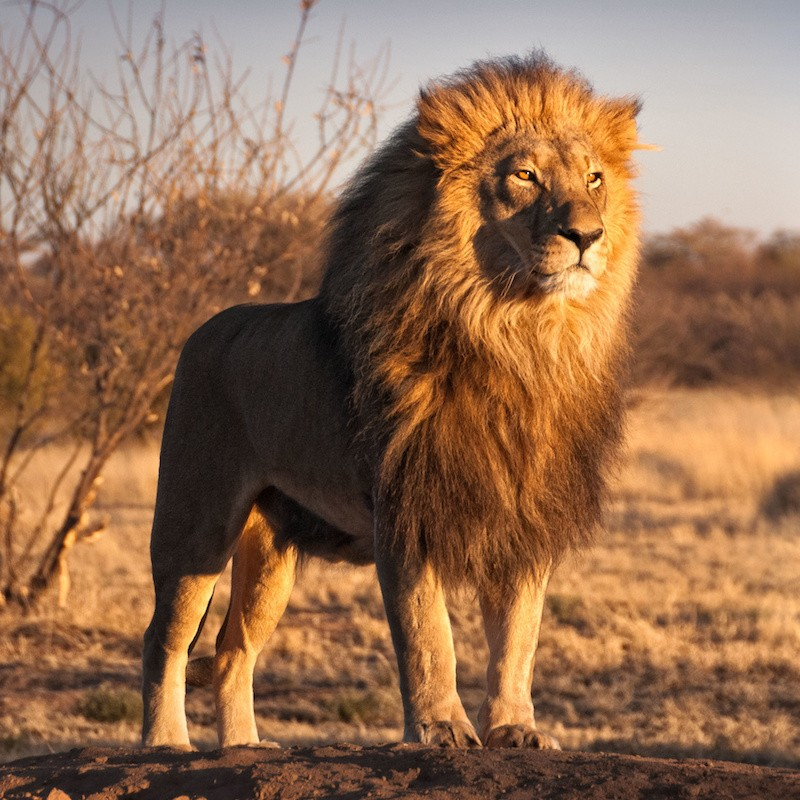
#> input picture imgs/lion.jpg, 800 x 800 px
$ python main.py ../imgs/lion.jpg
#> lines starting #> are read from the running program, lines starting #| are printed output that depends on the picture
import cv2
import numpy as np
import sys

def big_fernand(pathFile):
#> called with pathFile = '../imgs/lion.jpg'
    image = cv2.imread(pathFile)
#> image is the input picture: shape (800, 800, 3); mean B, G, R 82.4, 110.1, 147.4
    blurred_img = cv2.blur(image,ksize=(5,5))
    gray_image = cv2.cvtColor(blurred_img, cv2.COLOR_BGR2GRAY)
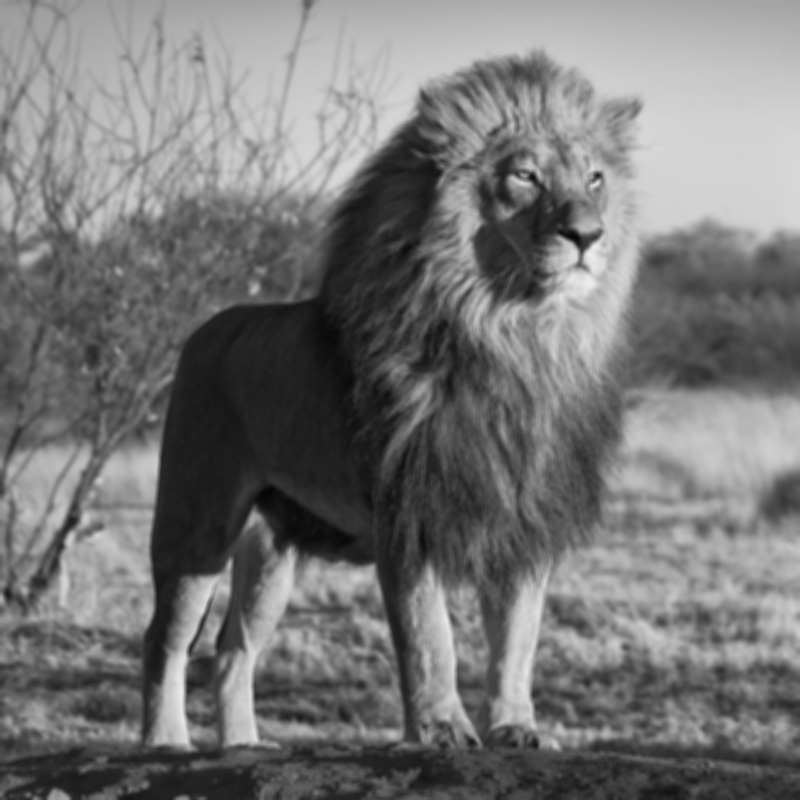
#> gray_image: shape (800, 800); min 6, max 238, mean 118.1
    median_pix = np.median(gray_image)
#> median_pix = 114
    lower = int(max(0 ,0.25*median_pix))
#> lower = 28
    upper = int(min(255,0.75*median_pix))
#> upper = 85
    edges = cv2.Canny(image=blurred_img, threshold1=lower,threshold2=upper)
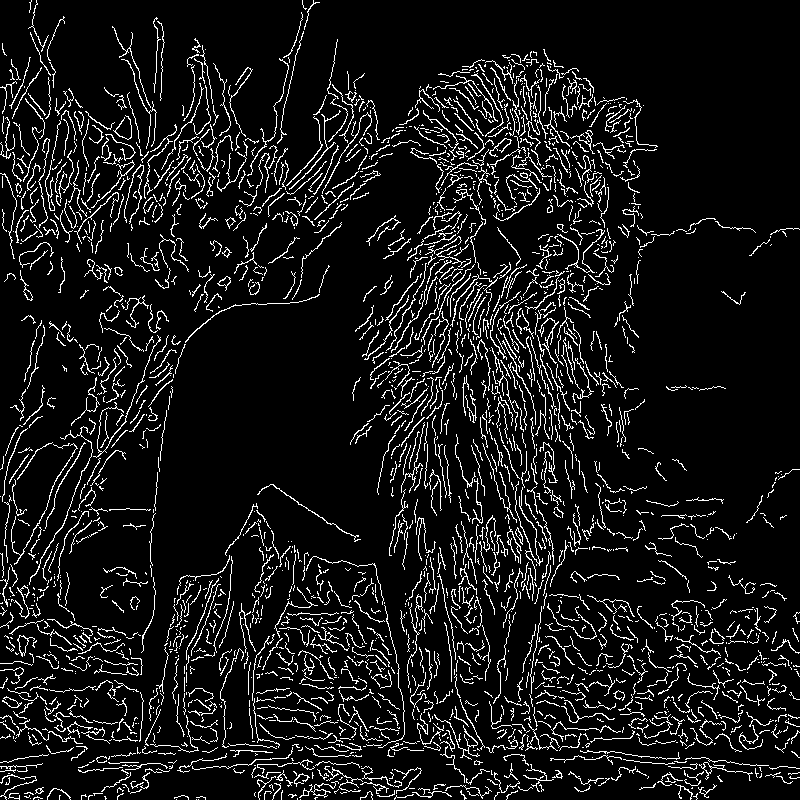
#> edges: shape (800, 800); 8.9% white in thin lines or dots
    ret, thresh = cv2.threshold(edges, 127, 255, cv2.THRESH_BINARY_INV)
#> thresh: shape (800, 800); 91.1% white; black in thin lines or dots
    cv2.imwrite('etape1.jpg', thresh)

def main():
    if len(sys.argv) > 1:
        big_fernand(sys.argv[1])


main()
